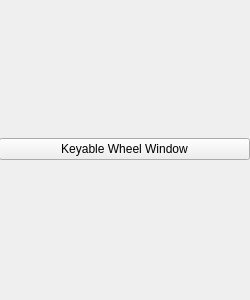
<?xml version="1.0" encoding="UTF-8"?>
<ui version="4.0">
 <class>VideoTools</class>
 <widget class="QWidget" name="VideoTools">
  <property name="geometry">
   <rect>
    <x>0</x>
    <y>0</y>
    <width>250</width>
    <height>300</height>
   </rect>
  </property>
  <property name="windowTitle">
   <string>Video Utilities</string>
  </property>
  <widget class="QWidget" name="gridLayoutWidget">
   <property name="geometry">
    <rect>
     <x>-1</x>
     <y>-1</y>
     <width>251</width>
     <height>301</height>
    </rect>
   </property>
   <layout class="QGridLayout" name="gridLayout">
    <item row="0" column="0">
     <widget class="QPushButton" name="KeyableWheelWindowButton">
      <property name="text">
       <string>Keyable Wheel Window</string>
      </property>
      <property name="flat">
       <bool>false</bool>
      </property>
     </widget>
    </item>
   </layout>
  </widget>
 </widget>
 <resources/>
 <connections/>
</ui>
